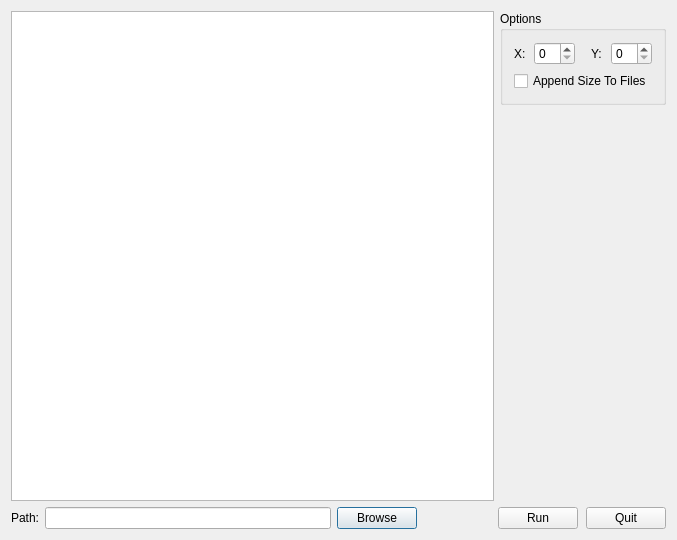
<?xml version="1.0" encoding="UTF-8"?>
<ui version="4.0">
 <class>ThumbnailerDialog</class>
 <widget class="QDialog" name="ThumbnailerDialog">
  <property name="geometry">
   <rect>
    <x>0</x>
    <y>0</y>
    <width>677</width>
    <height>540</height>
   </rect>
  </property>
  <property name="windowTitle">
   <string>ThumbnailerDialog</string>
  </property>
  <layout class="QGridLayout" name="gridLayout">
   <item row="0" column="0" rowspan="2">
    <widget class="QGraphicsView" name="Canvas"/>
   </item>
   <item row="0" column="1">
    <widget class="QGroupBox" name="groupBox">
     <property name="title">
      <string>Options</string>
     </property>
     <property name="flat">
      <bool>true</bool>
     </property>
     <layout class="QVBoxLayout" name="verticalLayout">
      <item>
       <layout class="QHBoxLayout" name="horizontalLayout">
        <item>
         <widget class="QLabel" name="label">
          <property name="text">
           <string>X:</string>
          </property>
         </widget>
        </item>
        <item>
         <widget class="QSpinBox" name="XSizeSpinBox">
          <property name="sizePolicy">
           <sizepolicy hsizetype="Fixed" vsizetype="Fixed">
            <horstretch>0</horstretch>
            <verstretch>0</verstretch>
           </sizepolicy>
          </property>
          <property name="minimumSize">
           <size>
            <width>0</width>
            <height>0</height>
           </size>
          </property>
         </widget>
        </item>
        <item>
         <spacer name="horizontalSpacer">
          <property name="orientation">
           <enum>Qt::Horizontal</enum>
          </property>
          <property name="sizeType">
           <enum>QSizePolicy::Fixed</enum>
          </property>
          <property name="sizeHint" stdset="0">
           <size>
            <width>10</width>
            <height>20</height>
           </size>
          </property>
         </spacer>
        </item>
        <item>
         <widget class="QLabel" name="label_2">
          <property name="text">
           <string>Y:</string>
          </property>
         </widget>
        </item>
        <item>
         <widget class="QSpinBox" name="YSizeSpinBox">
          <property name="sizePolicy">
           <sizepolicy hsizetype="Fixed" vsizetype="Fixed">
            <horstretch>0</horstretch>
            <verstretch>0</verstretch>
           </sizepolicy>
          </property>
          <property name="minimumSize">
           <size>
            <width>0</width>
            <height>0</height>
           </size>
          </property>
         </widget>
        </item>
       </layout>
      </item>
      <item>
       <widget class="QCheckBox" name="AppendCheckBox">
        <property name="text">
         <string>Append Size To Files</string>
        </property>
       </widget>
      </item>
     </layout>
    </widget>
   </item>
   <item row="1" column="1">
    <spacer name="verticalSpacer">
     <property name="orientation">
      <enum>Qt::Vertical</enum>
     </property>
     <property name="sizeHint" stdset="0">
      <size>
       <width>20</width>
       <height>403</height>
      </size>
     </property>
    </spacer>
   </item>
   <item row="2" column="0" colspan="2">
    <layout class="QHBoxLayout" name="horizontalLayout_4">
     <item>
      <layout class="QHBoxLayout" name="horizontalLayout_2">
       <item>
        <widget class="QLabel" name="label_3">
         <property name="text">
          <string>Path:</string>
         </property>
        </widget>
       </item>
       <item>
        <widget class="QLineEdit" name="lineEdit"/>
       </item>
       <item>
        <widget class="QPushButton" name="BrowseButton">
         <property name="text">
          <string>Browse</string>
         </property>
        </widget>
       </item>
      </layout>
     </item>
     <item>
      <spacer name="horizontalSpacer_2">
       <property name="orientation">
        <enum>Qt::Horizontal</enum>
       </property>
       <property name="sizeType">
        <enum>QSizePolicy::Fixed</enum>
       </property>
       <property name="sizeHint" stdset="0">
        <size>
         <width>75</width>
         <height>20</height>
        </size>
       </property>
      </spacer>
     </item>
     <item>
      <layout class="QHBoxLayout" name="horizontalLayout_3">
       <property name="spacing">
        <number>8</number>
       </property>
       <item>
        <widget class="QPushButton" name="RunButton">
         <property name="text">
          <string>Run</string>
         </property>
        </widget>
       </item>
       <item>
        <widget class="QPushButton" name="QuitButton">
         <property name="text">
          <string>Quit</string>
         </property>
        </widget>
       </item>
      </layout>
     </item>
    </layout>
   </item>
  </layout>
  <zorder>RunButton</zorder>
  <zorder>QuitButton</zorder>
  <zorder>label</zorder>
  <zorder>label_2</zorder>
  <zorder>XSizeSpinBox</zorder>
  <zorder>YSizeSpinBox</zorder>
  <zorder>horizontalSpacer</zorder>
  <zorder>lineEdit</zorder>
  <zorder>label_3</zorder>
  <zorder>Canvas</zorder>
  <zorder>BrowseButton</zorder>
  <zorder>groupBox</zorder>
  <zorder>XSizeSpinBox</zorder>
  <zorder>horizontalSpacer_2</zorder>
  <zorder>verticalSpacer</zorder>
 </widget>
 <layoutdefault spacing="6" margin="11"/>
 <resources/>
 <connections>
  <connection>
   <sender>QuitButton</sender>
   <signal>clicked()</signal>
   <receiver>ThumbnailerDialog</receiver>
   <slot>accept()</slot>
   <hints>
    <hint type="sourcelabel">
     <x>621</x>
     <y>503</y>
    </hint>
    <hint type="destinationlabel">
     <x>346</x>
     <y>487</y>
    </hint>
   </hints>
  </connection>
 </connections>
</ui>
